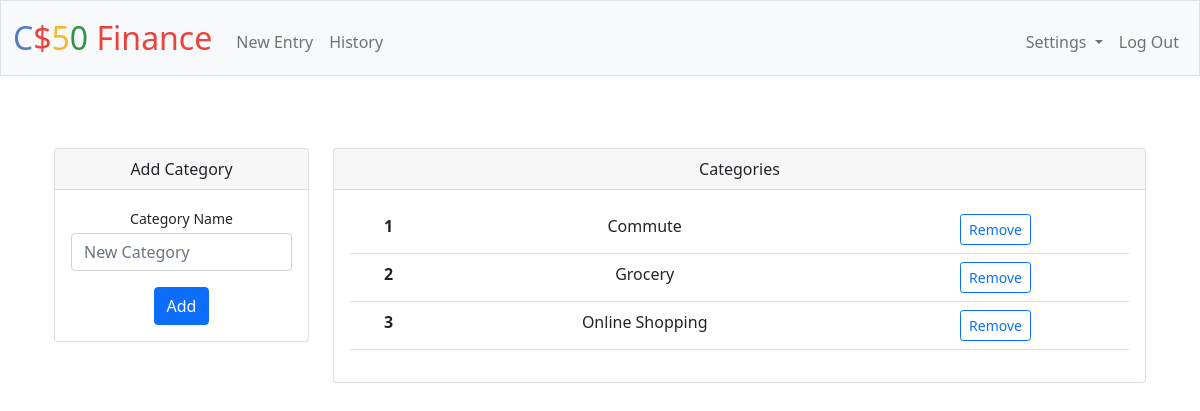
/personal (signed in), run on an earlier commit of the app's database.
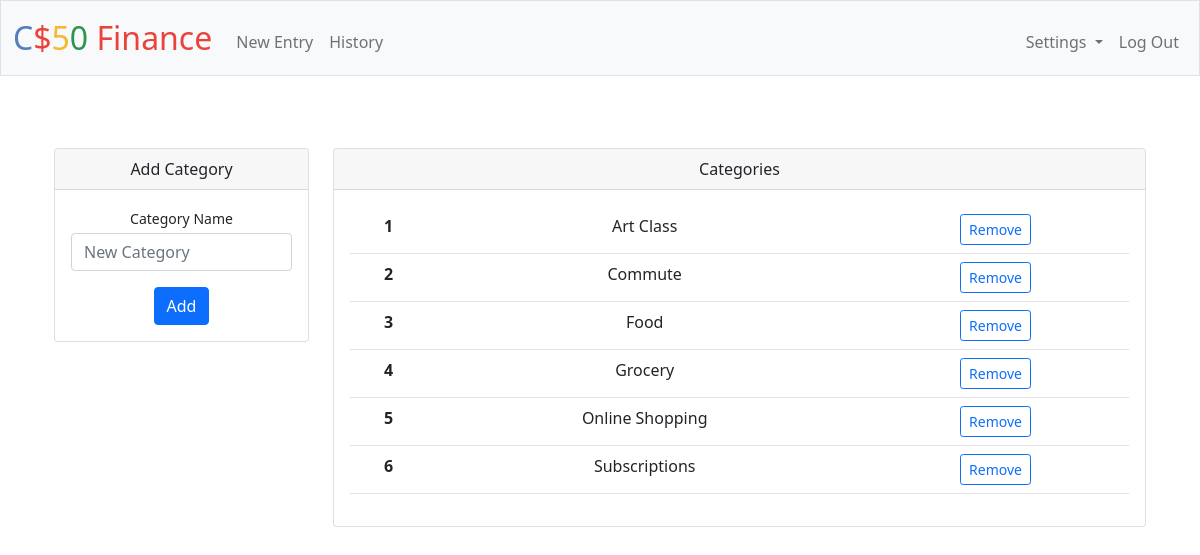
And on a later commit of the database.
### tables this page shows
CREATE TABLE categories (
    id INTEGER PRIMARY KEY AUTOINCREMENT NOT NULL,
    category TEXT NOT NULL,
    user_id INTEGER NOT NULL,
    FOREIGN KEY (user_id) REFERENCES users (id)
);

### app.py (the view)
@app.route("/personal", methods=["GET", "POST"])
@login_required
def personal():
    cat = db.execute("SELECT id, category FROM categories WHERE user_id=?", session["user_id"])
    try:
        cat = pd.DataFrame.from_dict(cat).sort_values(['category']).reset_index()
    except:
        cat = pd.DataFrame.from_dict(cat)
        cat['category'] = None
    if request.method == "POST":
        if 'remove_button' in request.form:
            id = request.form['remove_button']
            db_id = db.execute("SELECT * FROM categories WHERE user_id=? AND id=?", session["user_id"], id)
            if len(db_id) == 0:
                return apology("category doesn't exist", 400)
            db.execute("DELETE FROM categories WHERE user_id=? AND id=?", session["user_id"], id)
            return redirect("/personal")
        elif 'add_button' in request.form:
            if not request.form.get("category"):
                return apology("please add a category", 400)
            print(request.form.get('category'))
            if request.form.get("category") in cat['category'].unique():
                return apology("category already exists", 400)
            db.execute("INSERT INTO categories (category,user_id) VALUES (?,?)"
                        , request.form.get("category"), session["user_id"])
            return redirect("/personal")
        else:
            return apology("illegal entry", 400)
    else:
        cat = cat.to_dict('records')
        return render_template("personal.html", cat=cat)

### app.py (called while the page is built)
@app.after_request
def after_request(response):
    response.headers["Cache-Control"] = "no-cache, no-store, must-revalidate"
    response.headers["Expires"] = 0
    response.headers["Pragma"] = "no-cache"
    return response

### helpers.py (called while the page is built)
def login_required(f):
    @wraps(f)
    def decorated_function(*args, **kwargs):
        if session.get("user_id") is None:
            return redirect("/login")
        return f(*args, **kwargs)
    return decorated_function

### templates/personal.html (shortened to what this page needs)
{% extends "layout.html" %}
{% block main %}
  <div class="container-sm px-4 mt-4">
    <div class="row">
      <div class="col-xl-3">
        <div class="card mb-4">
          <div class="card-header">Add Category</div>
          <div class="card-body">
            <form action="/personal" method="post">
              <div class="mb-3">
                <label class="small mb-1" for="category">Category Name</label>
                <input class="form-control" id="category" name="category" type="text" placeholder="New Category" required>
              </div>
              <button class="btn btn-primary" type="submit" name="add_button" value="add_button">Add</button>
            </form>
          </div>
        </div>
      </div>
      <div class="col-xl-9">
        <div class="card mb-3">
          <div class="card-header">Categories</div>
          <div class="card-body">
            <form action="/personal" method="post">
              <table class="table">
                <tbody>
                  {% for item in cat %}
                  <tr>
                  <th scope="row">{{loop.index}}</th>
                  <td>{{item.category|e}}</td>
                  <td><button class="btn btn-outline-primary btn-sm" type="submit" name="remove_button" value="{{item.id|e}}">Remove</button></td>
                  </tr>
                  {% endfor %}
                </tbody>
              </table>
            </form>
          </div>
        </div>
      </div>
    </div>
  </div>
{% endblock %}

### templates/layout.html (shortened to what this page needs)
<!DOCTYPE html>
<html lang="en">
  <head>
    <link href="https://cdn.jsdelivr.net/npm/bootstrap@5.1.3/dist/css/bootstrap.min.css" rel="stylesheet">
    <link href="/static/styles.css" rel="stylesheet">
  </head>
  <body>
    <nav class="bg-light border navbar navbar-expand-md navbar-light">
      <div class="container-fluid">
        <a class="navbar-brand" href="/"><span class="blue">C</span><span class="red">$</span><span class="yellow">5</span><span class="green">0</span> <span class="red">Finance</span></a>
        <div class="collapse navbar-collapse" id="navbar">
          {% if session["user_id"] %}
            <ul class="navbar-nav me-auto mt-2">
              <li class="nav-item"><a class="nav-link" href="/entry">New Entry</a></li>
              <li class="nav-item"><a class="nav-link" href="/history">History</a></li>
            </ul>
            <ul class="navbar-nav ms-auto mt-2">
              <li class="nav-item dropdown">
                <a class="nav-link dropdown-toggle" href="#" role="button" data-bs-toggle="dropdown" aria-expanded="false">
                  Settings
                </a>
              </li>
              <li class="nav-item"><a class="nav-link" href="/logout">Log Out</a></li>
            </ul>
          {% else %}
            <ul class="navbar-nav ms-auto mt-2">
              <li class="nav-item"><a class="nav-link" href="/register">Register</a></li>
              <li class="nav-item"><a class="nav-link" href="/login">Log In</a></li>
            </ul>
          {% endif %}
        </div>
      </div>
    </nav>
    <main class="container-fluid py-5 text-center">
      {% block main %}{% endblock %}
    </main>
  </body>
</html>

### static/styles.css (style rules this page uses)
nav .navbar-brand { font-size: xx-large; }
nav .navbar-brand .blue { color: #537fbe; }
nav .navbar-brand .red { color: #ea433b; }
nav .navbar-brand .yellow { color: #f5b82e; }
nav .navbar-brand .green { color: #2e944b; }

What changed in the data, as far as the page shows it:
added categories: category "Art Class", {{ item.id|e }} 7 (drawn)
added categories: category "Food", {{ item.id|e }} 6 (drawn)
added categories: category "Subscriptions", {{ item.id|e }} 8 (drawn)
